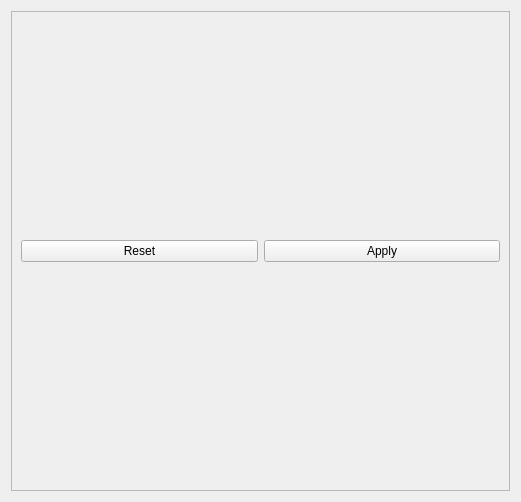
<?xml version="1.0" encoding="UTF-8"?>
<ui version="4.0">
 <class>HeatmapClustCtrlWidget</class>
 <widget class="QWidget" name="HeatmapClustCtrlWidget">
  <property name="geometry">
   <rect>
    <x>0</x>
    <y>0</y>
    <width>521</width>
    <height>502</height>
   </rect>
  </property>
  <property name="windowTitle">
   <string>Form</string>
  </property>
  <layout class="QVBoxLayout" name="verticalLayout">
   <item>
    <widget class="QFrame" name="frame">
     <property name="frameShape">
      <enum>QFrame::StyledPanel</enum>
     </property>
     <property name="frameShadow">
      <enum>QFrame::Raised</enum>
     </property>
     <layout class="QVBoxLayout" name="verticalLayout_2">
      <item>
       <layout class="QHBoxLayout" name="horizontalLayout">
        <item>
         <widget class="QPushButton" name="pbt_reset">
          <property name="text">
           <string>Reset</string>
          </property>
         </widget>
        </item>
        <item>
         <widget class="QPushButton" name="pbt_apply">
          <property name="text">
           <string>Apply</string>
          </property>
         </widget>
        </item>
       </layout>
      </item>
     </layout>
    </widget>
   </item>
  </layout>
 </widget>
 <resources/>
 <connections/>
</ui>
